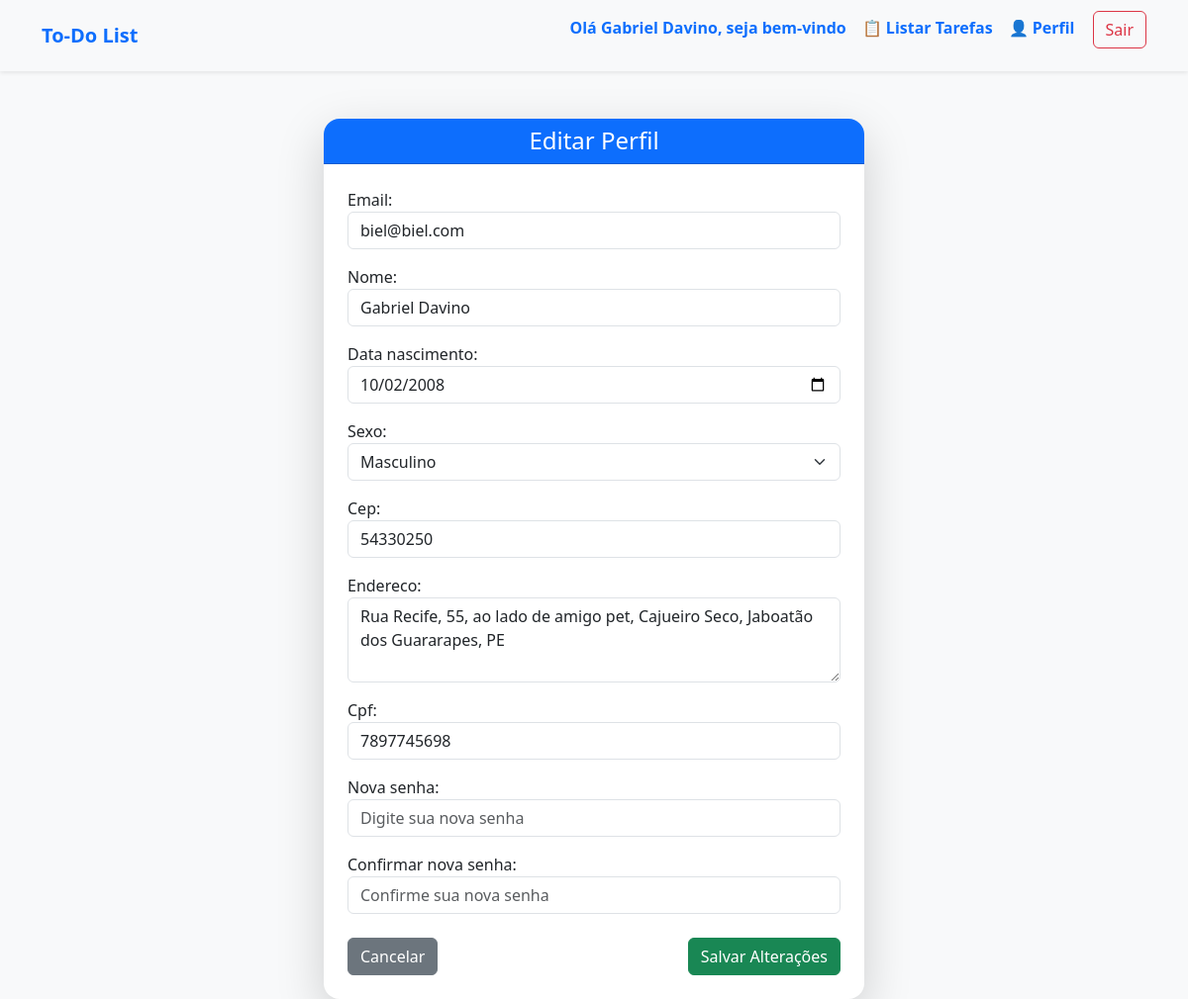
Before: /tasks/perfil/ (signed in) with the older database file.
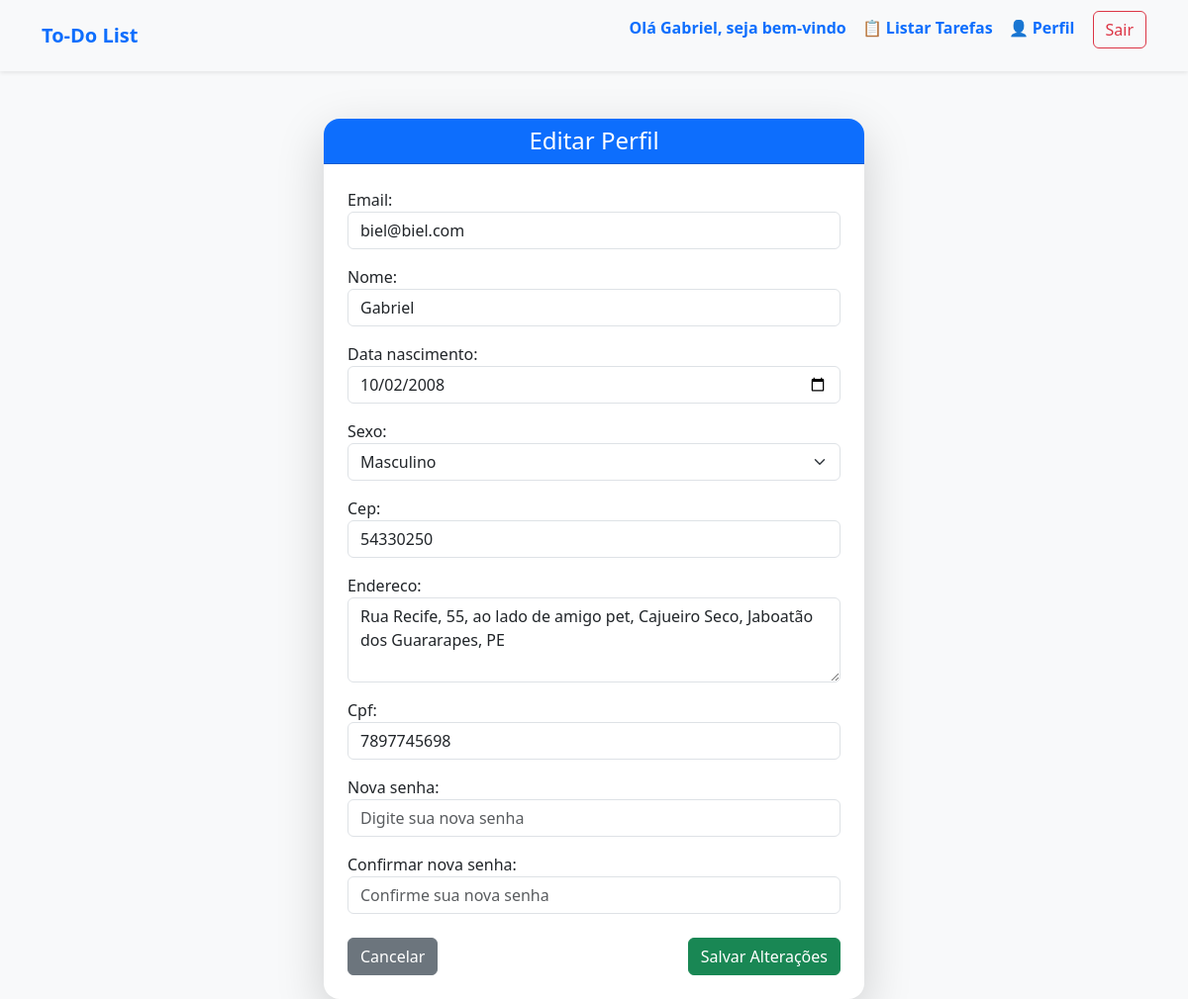
After: the same page with the newer database file.
### usuario/models.py (models this page shows, shortened)
class Usuario(AbstractUser):
    username = None
    nome = models.CharField(max_length=30)
    sobrenome = models.CharField(max_length=30, null=True)
    email = models.EmailField(unique=True)
    data_nascimento = models.DateField(default=timezone.now)
    sexo = models.CharField(max_length=1, choices=SexoChoices.choices, default=SexoChoices.NAO_INFORMADO)
    cep =  models.CharField(max_length=10, default="123456789")
    endereco = models.TextField(max_length=200)
    cpf = models.CharField(unique=True, max_length=16)
    tipo_usuario = models.CharField(max_length=1, choices=TipoUsuarioChoices.choices, default=TipoUsuarioChoices.COMUN)
    USERNAME_FIELD = 'email'
    REQUIRED_FIELDS = ['nome', 'data_nascimento', 'sexo', 'endereco', 'cpf', 'tipo_usuario']
    objects = UsuarioManager() # type: ignore

### platform_app/views.py (the view)
# urls.py: path('perfil/', views.PerfilView.as_view(), name="perfil"),
class PerfilView(LoginRequiredMixin, UpdateView):
    model = Usuario
    form_class = UsuarioUpdateForm
    template_name = 'perfil.html'
    success_url = reverse_lazy('perfil')
    def get_object(self, queryset=None):
        return self.request.user

### platform_app/templates/perfil.html (shortened to what the changed rows need)
<!DOCTYPE html>
<html lang="pt-br">
<head>
    <link href="https://cdn.jsdelivr.net/npm/bootstrap@5.3.2/dist/css/bootstrap.min.css" rel="stylesheet">
</head>
<body class="bg-light">
    {% if user.is_superuser == 1 or user.is_staff == 1%}
    <nav class="navbar navbar-expand-lg navbar-light bg-light shadow-sm mb-4">
        <div class="container">
            <a class="navbar-brand fw-bold text-primary" href="{% url 'task_list' %}">To-Do List</a>
            <button class="navbar-toggler" type="button" data-bs-toggle="collapse" data-bs-target="#navbarNav"
                aria-controls="navbarNav" aria-expanded="false" aria-label="Alternar navegação">
                <span class="navbar-toggler-icon"></span>
            </button>
            <div class="collapse navbar-collapse" id="navbarNav">
                <ul class="navbar-nav ms-auto">
                    <li class="nav-item">
                        <p class="nav-link text-primary fw-semibold">Olá {{user.nome}}, seja bem-vindo</p>
                    </li>
                    <li class="nav-item">
                        <a class="nav-link text-primary fw-semibold" href="{% url 'task_list' %}">📋 Listar Tarefas</a>
                    </li>
                    <li class="nav-item">
                        <a class="nav-link text-primary fw-semibold" href="{% url 'perfil' %}">👤 Perfil</a>
                    </li>
                    <li class="nav-item">
                        <a class="nav-link text-primary fw-semibold" href="{% url 'gerenciamento' %}">⚙️
                            Gerenciamento</a>
                    </li>
                    <li class="nav-item">
                        <a class="nav-link text-primary fw-semibold" href="{% url 'usuario_dashboard' %}">📊
                            Dashboard</a>
                    </li>
                    <li class="nav-item" style="margin-left: 10px; margin-top: 3px;">
                        <a href="{% url 'logout' %}" class="btn btn-outline-danger">Sair</a>
                    </li>
                </ul>
            </div>
        </div>
    </nav>
    {% else %}
    <nav class="navbar navbar-expand-lg navbar-light bg-light shadow-sm mb-4">
        <div class="container">
            <a class="navbar-brand fw-bold text-primary" href="{% url 'task_list' %}">To-Do List</a>
            <div class="collapse navbar-collapse" id="navbarNav">
                <ul class="navbar-nav ms-auto">
                    <li class="nav-item">
                        <p class="nav-link text-primary fw-semibold">Olá {{user.nome}}, seja bem-vindo</p>
                    </li>
                    <li class="nav-item">
                        <a class="nav-link text-primary fw-semibold" href="{% url 'task_list' %}">📋 Listar Tarefas</a>
                    </li>
                    <li class="nav-item">
                        <a class="nav-link text-primary fw-semibold" href="{% url 'perfil' %}">👤 Perfil</a>
                    </li>
                    <li class="nav-item" style="margin-left: 10px; margin-top: 3px;">
                        <a href="{% url 'logout' %}" class="btn btn-outline-danger">Sair</a>
                    </li>
                </ul>
            </div>
        </div>
    </nav>
    {% endif %}
    <div class="container mt-5">
        <div class="row justify-content-center">
            <div class="col-md-6">
                <div class="card shadow-lg border-0 rounded-4">
                    <div class="card-body p-4">
                        <form method="POST" enctype="multipart/form-data">
                            <div class="mb-3">
                                {{ form.as_p }}
                            </div>
                        </form>
                    </div>
                </div>
            </div>
        </div>
    </div>
</body>
</html>

Changed rows visible on the page:
changed Usuario "biel@biel.com": nome "Gabriel Davino" → "Gabriel"
